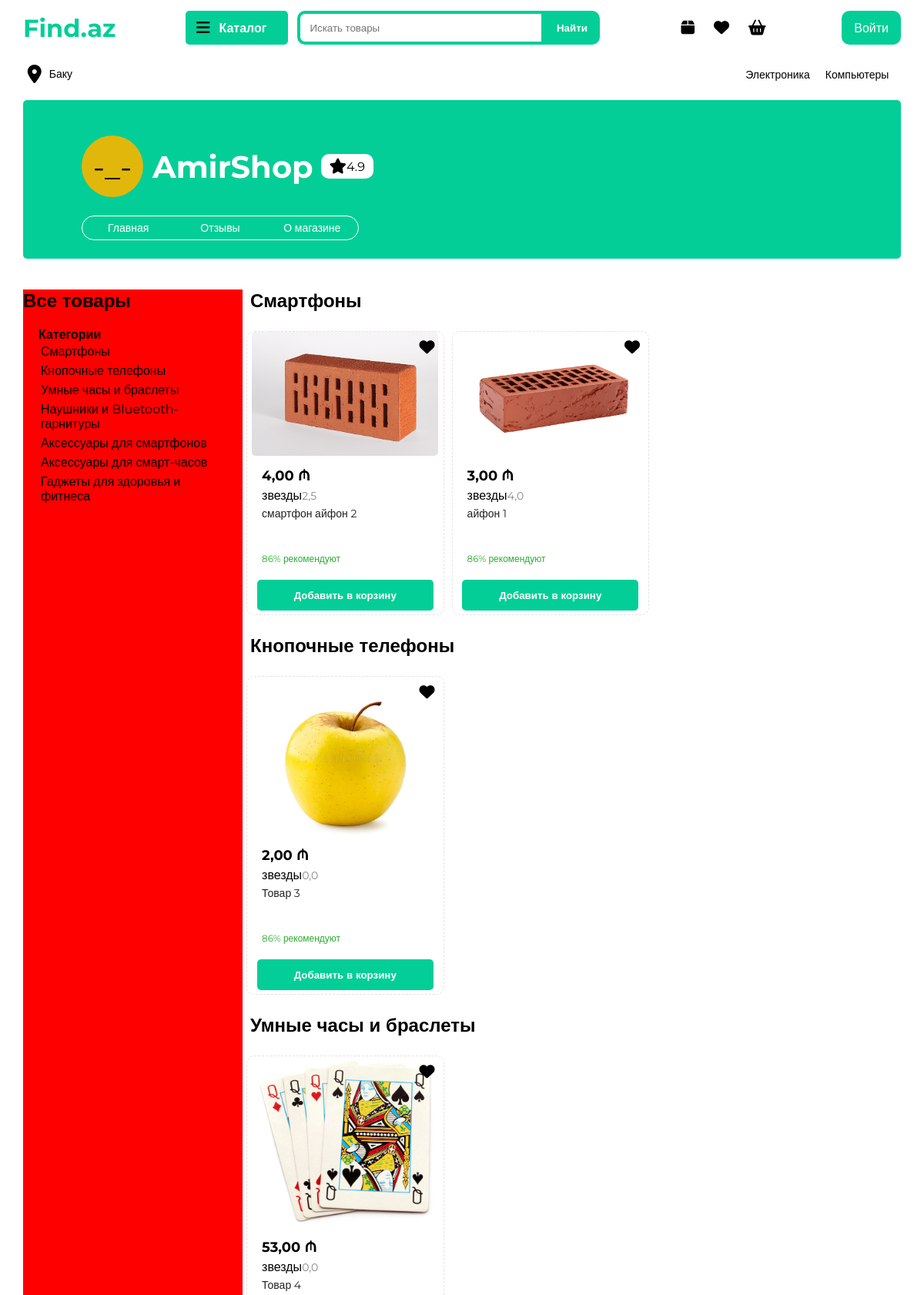
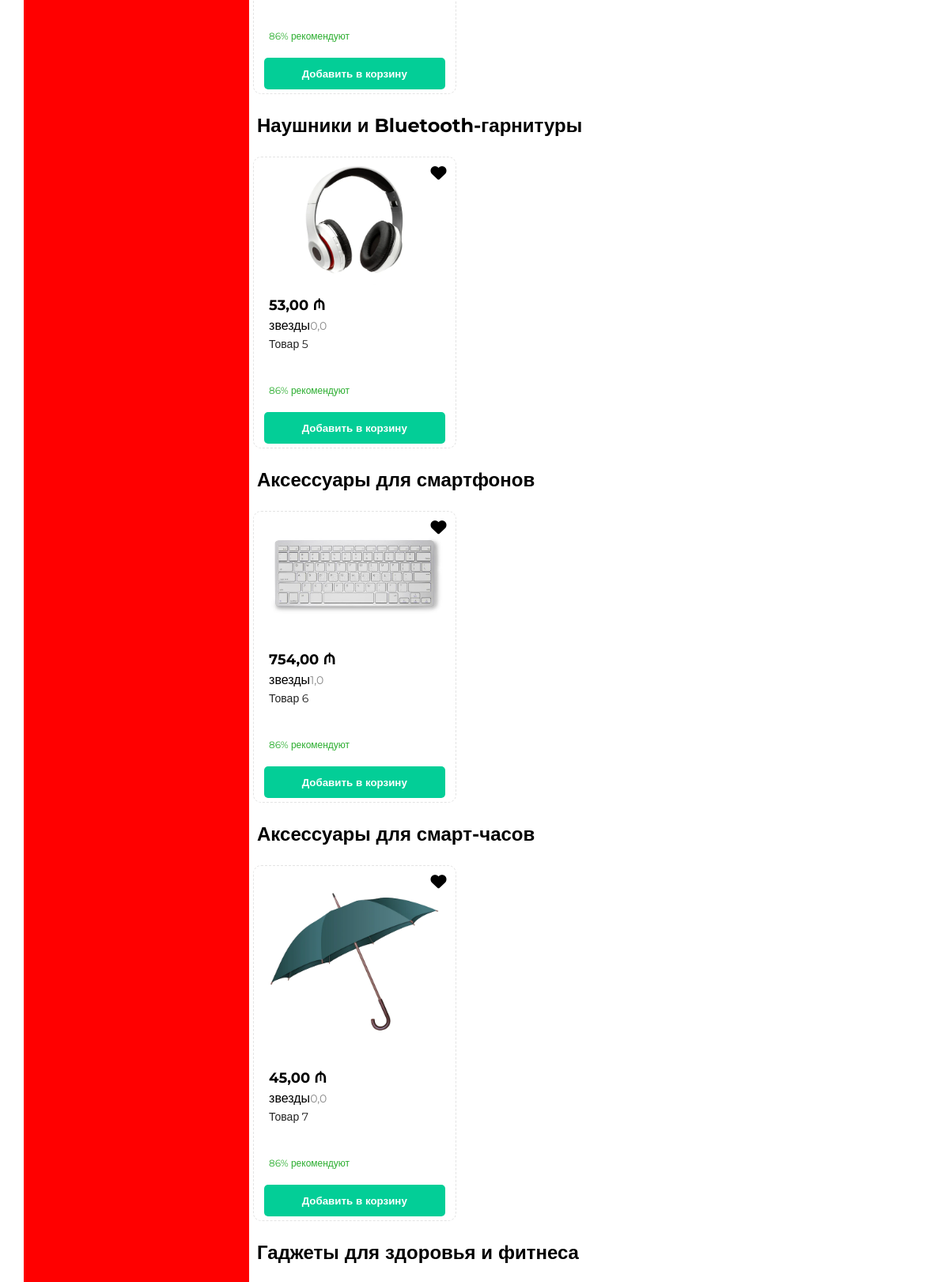
Page /accounts/profile/amirshop (upper part) on the committed database (2 pictures, top to bottom).
### homepage/models.py (models this page shows, shortened)
class Category(models.Model):
    name = models.CharField(max_length=100, db_index=True, unique=True, verbose_name="Категории")
    slug = models.SlugField(max_length=255, unique=True, db_index=True, verbose_name="URL")
    icon = models.CharField(max_length=255, verbose_name="Класс иконки")
    topic = models.CharField(max_length=255, verbose_name="Класс категории")
    def get_absolute_url(self):
        return reverse('category', kwargs={"catslug": self.slug})
    class Meta:
        verbose_name = "Категория"
        verbose_name_plural = "Категории"
        ordering = ['id']

class User(AbstractUser):
    DEFAULT = 'Не указан'
    MALE = 'Мужчина'
    FEMALE = 'Женщина'
    OTHER = 'Другое'
    GENDER_CHOICES = [
        (DEFAULT, 'Не указан'),
        (MALE, 'Мужчина'),
        (FEMALE, 'Женщина'),
        (OTHER, 'Другое'),
    ]
    username = models.CharField(max_length=25, unique=False)
    email = models.EmailField(_("email address"), unique=True)
    email_verify = models.BooleanField(default=False, verbose_name="Подтверждение аккаунта")
    conditions = models.BooleanField(default=False, verbose_name="Условия конфиденциальности")
    is_seller = models.BooleanField(default=False, verbose_name="Продавец или покупатель")
    birth_day = models.DateField(null=True, blank=True)
    phone_regex = RegexValidator(
        regex=r'^\+?1?\d{9,14}$',
        message="Номер телефона должен быть в формате: '+994 XX XXX XX XX'."
    )
    phone_number = models.CharField(validators=[phone_regex], max_length=17, blank=True, verbose_name="Номер телефона")
    gender = models.CharField(max_length=20, choices=GENDER_CHOICES, default=DEFAULT, verbose_name="Пол")
    occupation = models.CharField(max_length=50, verbose_name="Занятие", blank=True)
    address_type = models.CharField(max_length=255, verbose_name="Тип адреса", blank=True)
    city = models.CharField(max_length=50, verbose_name="Город", blank=True)
    place = models.CharField(max_length=255, verbose_name="Место", blank=True)
    place_slug = models.SlugField(max_length=255, null=True, blank=True, verbose_name="URL")
    block_number = models.CharField(max_length=50, verbose_name="Номер блока", blank=True)
    store_rating = models.FloatField(default=0)
    user_favorite = models.ManyToManyField("Tovar", related_name='favorite_tovari')
    user_cart = models.ManyToManyField("Tovar", related_name="cart_tovari", through='MyCart')
    user_rating_and_comment_for_tovar = models.ManyToManyField("Tovar", related_name="rating_tovar", through="Rating_andComments")
    USERNAME_FIELD = "email"
    REQUIRED_FIELDS = ["username"]

class PodPodCat(models.Model):
    name = models.CharField(max_length=100, db_index=True, unique=True, verbose_name="Подподкатегория категории")
    slug = models.SlugField(max_length=255, unique=True, db_index=True, verbose_name="URL")
    maincat = models.ForeignKey("Category", on_delete=models.PROTECT, verbose_name="Основная категория")
    mainpodcat = models.ForeignKey("PodCat", on_delete=models.PROTECT, verbose_name="Подкатегория основной категории")
    def __str__(self):
        return self.name
    def get_absolute_url(self):
        return reverse('podpodcategory', kwargs={"podpodcatslug": self.slug})
    class Meta:
        verbose_name = "ПодПодкатегория"
        verbose_name_plural = "ПодПодКатегории"
        ordering = ['id']

class Tovar(models.Model):
    title = models.CharField(max_length=255, verbose_name="Название Товара")
    title_small = models.CharField(max_length=255, null=True, verbose_name="Название товара для поиска")
    slug = models.SlugField(max_length=255, unique=True, db_index=True, verbose_name="URL")
    for_adult = models.BooleanField(default=False, verbose_name="Товар для взрослых")
    barcode = models.CharField(max_length=255, verbose_name="Штрих код")
    brand = models.CharField(max_length=255, verbose_name="Бренд или производитель")
    weight = models.CharField(max_length=20, verbose_name="Вес")
    height = models.CharField(max_length=20, verbose_name="Высота")
    width = models.CharField(max_length=20, verbose_name="Ширина")
    length = models.CharField(max_length=20, verbose_name="Длина")
    country_of_origin = models.CharField(max_length=255, verbose_name="Страна производства")
    producer = models.CharField(max_length=255, verbose_name="Изготовитель")
    age_to_use = models.CharField(max_length=255, verbose_name="С какого возраста пользоваться")
    expiration_date_for_meal = models.CharField(max_length=255, verbose_name="Срок годности")
    expiration_date_for_gadgets = models.CharField(max_length=255, verbose_name="Срок службы")
    guarantee_period = models.CharField(max_length=255, verbose_name="Гарантийный период")
    content = models.TextField(verbose_name="Описание Товара")
    content_small = models.TextField(null=True, verbose_name="Описание Товара")
    photo_main = models.ImageField(upload_to=content_file_name, verbose_name="Фото главное")
    photo_1 = models.ImageField(upload_to=content_file_name, verbose_name="Фото 1", blank=True)
    photo_2 = models.ImageField(upload_to=content_file_name, verbose_name="Фото 2", blank=True)
    photo_3 = models.ImageField(upload_to=content_file_name, verbose_name="Фото 3", blank=True)
    photo_4 = models.ImageField(upload_to=content_file_name, verbose_name="Фото 4", blank=True)
    photo_5 = models.ImageField(upload_to=content_file_name, verbose_name="Фото 5", blank=True)
    photo_6 = models.ImageField(upload_to=content_file_name, verbose_name="Фото 6", blank=True)
    photo_7 = models.ImageField(upload_to=content_file_name, verbose_name="Фото 7", blank=True)
    photo_8 = models.ImageField(upload_to=content_file_name, verbose_name="Фото 8", blank=True)
    price = models.DecimalField(max_digits=10, decimal_places=2, verbose_name="Цена")
    price_with_skidka = models.DecimalField(max_digits=10, decimal_places=2, verbose_name="Цена со скидкой")
    time_create = models.DateTimeField(auto_now_add=True, verbose_name="Время создания")
    time_update = models.DateTimeField(auto_now=True, verbose_name="Время загрузки")
    cat = models.ForeignKey('Category', on_delete=models.PROTECT, verbose_name="Категории")
    podcat = models.ForeignKey('PodCat', on_delete=models.PROTECT, verbose_name="Подкатегории")
    podpodcat = models.ForeignKey('PodPodCat', on_delete=models.PROTECT, verbose_name="Подподкатегория")
    properties = models.JSONField(verbose_name="Характеристики в подподкатегории")
    created_by = models.ForeignKey("User", on_delete=models.CASCADE, verbose_name="Кем добавлено")
    open_times = models.SmallIntegerField(default=0, verbose_name="Сколько раз открыто")
    rating = models.FloatField(default=0)
    rating_from_user = models.ManyToManyField("User", related_name="rating_user", through="Rating_andComments")
    def get_absolute_url(self):
        return reverse('showtovar', kwargs={"tovarslug": self.slug})
    class Meta:
        verbose_name = "Товар"
        verbose_name_plural = "Товары"
        ordering = ['-time_create']

### homepage/views.py (the view)
# urls.py: path('accounts/profile/<slug:place_slug>', show_profile, name="profile"),
def show_profile(request, place_slug):
    salesman = User.objects.get(place_slug=place_slug)
    tovari = Tovar.objects.filter(created_by=salesman.id)
    cats = Category.objects.all()
    podcats = PodCat.objects.all()
    ppodcats = PodPodCat.objects.all()
    podpodcats = list(set([i.podpodcat for i in tovari]))
    ppc_tovars = PodPodCat.objects.all()
    spisok = [i.tovar_set.filter(created_by=salesman.id) for i in ppc_tovars if i.tovar_set.filter(created_by=salesman.id)]
    try:
        fav_user = auth.get_user(request)
        fav_tovari = fav_user.user_favorite.all()
        cart_tovari = fav_user.user_cart.all()
    except:
        fav_user = ""
        fav_tovari = []
        cart_tovari = []
    data = {
        "salesman": salesman,
        "tovari": tovari,
        "cats": cats,
        "pcats": podcats,
        "ppcats": ppodcats,
        "podpodcats": podpodcats,
        "spisok": spisok,
        "title": salesman.occupation,
        'fav_tovari': fav_tovari,
        'cart_tovari': cart_tovari,
    }
    return render(request, "homepage/profile.html", data)

### homepage/models.py (called while the page is built)
    def get_absolute_url(self):
        return reverse('podcategory', kwargs={"podcatslug": self.slug})

### homepage/templates/homepage/profile.html (shortened to what this page needs)
{% extends "homepage/layout.html" %}
{% load static %}
{% block content %}
    <main class="main-of-profile">
        <div class="header-of-profile">
            <div class="profile-infa">
                <div class="logo-and-rating">
                    <div class="profile-logo">
                        -_-
                    </div>
                    <div class="profile-namw">
                        <h2>{{ salesman.occupation }}</h2>
                    </div>
                    <div class="profile-rating">
                        <i class="fas fa-star"></i> 4.9
                    </div>
                </div>
                <div class="prfile-razdeli">
                    <ul>
                        <li>Главная</li>
                        <li>Отзывы</li>
                        <li>О магазине</li>
                    </ul>
                </div>
            </div>
        </div>
        <div class="profile-content">
            <div class="profile-sdiv">
                <h2>Все товары</h2>
                <div class="profile-tdiv">
                    <div class="div-of-ul">
                        <h4>Категории</h4>
                        <ul>
                            {% for ppcat in podpodcats %}
                                <li>{{ ppcat }}</li>
                            {% endfor %}
                        </ul>
                    </div>
                </div>
            </div>
            <div class="provile-fdiv">
                {% for ppcat in spisok %}
                    <h2>{{ ppcat.0.podpodcat }}</h2>
                    <div class="qlavniye-tovari">
                        <div class="name-razdela-tovarov">
                            <div class="tovari">
                                {% for tovar in ppcat %}
					                <div class="qlavniy-tovar">
                                        <div class="izbranniy-tovar">
                                            {% if request.user.is_authenticated %}
                                                    <label for="{{ tovar.pk }}" class="{% if tovar in fav_tovari %}red{% endif %}">
                                                        <i class="fa-solid fa-heart {{ tovar.pk }}"></i>
                                                    </label>
                                                    <input name="favorite" style="display: none" class='heart' type="checkbox" id="{{ tovar.pk }}">
                                            {% else %}
                                                    <i class="fa-solid fa-heart"></i>
                                            {% endif %}
                                        </div>
                                        <a href="{{ tovar.get_absolute_url }}">
                                            <div class="qlavniy-tovar-img"><img src="{{ tovar.photo_main.url }}" alt=""></div>
                                            <span class="tovar-info">
                                                <div class="chena">{{ tovar.price }} ₼</div>
                                                <div class="reyting">
                                                    <div class="zvezda">звезды</div>
                                                    <div class="chislo-ochenik">{{ tovar.rating }}</div>
                                                </div>
                                                <div class="tovar-name">{{ tovar.title|truncatewords:10 }}</div>
                                                <div class="rekomenduyemost">86% рекомендуют</div>
                                            </span>
                                        </a>
                                        {% if tovar in cart_tovari %}
                                            <div class="button"><input type="button" value="В корзине" style="background-color: #e1b70c"></div>
                                        {% else %}
                                            <div class="button"><input type="button" value="Добавить в корзину"></div>
                                        {% endif %}
                                    </div>
                                {% endfor %}
                            </div>
                        </div>
                    </div>
                {% endfor %}
            </div>
        </div>
    </main>
{% endblock content %}

### homepage/templates/homepage/layout.html (shortened to what this page needs)
{% load static %}
<!DOCTYPE html>
	<html lang="en">
	<head>
		<link rel="stylesheet" type="text/css"  href="{% static 'homepage/css/style-new.css' %}">
	</head>
	<body>
	<header class="desktop-header">
		<div class="pervaya-stupen">
			<div class="logo">
				<div class="logo-text"><a href="{% url 'home' %}">Find.az</a></div>
			</div>
			<div class="poiskovoy-div">
				<div class="katalog" onclick="movekatalog()">
					<div class="katalog-icon"><i class="fa-solid fa-bars"></i></div>
					<div class="katalog-text">Каталог</div>
				</div>
				<div class="poiskovik">
                    <input type="text" placeholder="Искать товары" class="poisk-tovarov">
                    <input type="button" value="Найти">
				</div>
			</div>
			<div class="knopochniy-div">
				<div class="zakazi">
					<a href="{% if request.user.is_authenticated %}{% else %}{% url 'login' %}{% endif %}">
						<div class="zakazi-icon"><i class="fa-solid fa-box"></i></div>
					</a>
				</div>
				<div class="izbrannoe">
					<a href="{% if request.user.is_authenticated %}{% url 'show_favorites' %}{% else %}{% url 'login' %}{% endif %}">
						<div class="izbranoe-icon"><i class="fa-solid fa-heart"></i></div>
					</a>
				</div>
				<div class="korzina">
					<a href="{% if request.user.is_authenticated %}{% url 'show_cart' %}{% else %}{% url 'login' %}{% endif %}">
						<div class="korzina-icon"><i class="fa-solid fa-basket-shopping"></i></div>
					</a>
				</div>
			</div>
			{% if request.user.is_authenticated %}
				<div  class="logo-of-profile-in-mainpg">
					<div class="img">
						<img src="">
					</div>
					<div class="perexodi-iz-mainpg">
						<h4><a href="">{{ user.last_name }} {{ user.first_name }}</a></h4>
						<ul>
                            {% if user.is_seller == True %}
							    <li><a href="{{ salesman.get_absolute_url }}">Профиль</a></li>
                            {% endif %}
							<li><a href="">Настройки</a></li>
                            {% if user.is_seller == True %}
							    <li><a href="{% url 'addtovar' %}">Добавить товар</a></li>
                            {%  endif %}
                            <li><a href="{% url 'logout' %}">Выход</a></li>
						</ul>
					</div>
				</div>
			{% else %}
				<div  class="voyti">
					<a href="{% url 'login' %}">
						<div class="voyti-knopka">
							<div class="voyti-text">Войти</div>
						</div>
					</a>
				</div>
			{% endif %}
		</div>
		<div class="ftoraya-stupen">
			<div class="mesopolojeniye">
				<div class="mesopolojeniye-icon"><i class="fa-solid fa-location-dot"></i></div>
				<div class="mesopolojeniye-qorod">Баку</div>
			</div>
			<div class="top-kateqorii">
				<ul class="spisok-kateqoriy">
                    {% for i in cats %}
                        <li><a href="{{ i.get_absolute_url }}">{{ i.name }}</a></li>
                    {% endfor %}
				</ul>
			</div>
		</div>
	</header>
	{% block content %}
	{% endblock content %}
</body>
</html>

### rows in the picture
Category: name "Электроника"
Category: name "Компьютеры"
User: occupation "AmirShop"
PodPodCat: name "Смартфоны"
PodPodCat: name "Кнопочные телефоны"
PodPodCat: name "Умные часы и браслеты"
PodPodCat: name "Наушники и Bluetooth-гарнитуры"
PodPodCat: name "Аксессуары для смартфонов"
PodPodCat: name "Аксессуары для смарт-часов"
PodPodCat: name "Гаджеты для здоровья и фитнеса"
Tovar: podpodcat.name "Смартфоны", photo_main (picture), price "4,00", rating "2,5", title "смартфон айфон 2"
Tovar: photo_main (picture), price "3,00", rating "4,0", title "айфон 1"
Tovar: podpodcat.name "Кнопочные телефоны", photo_main (picture), price "2,00", rating "0,0", title "Товар 3"
Tovar: podpodcat.name "Умные часы и браслеты", photo_main (picture), price "53,00", rating "0,0", title "Товар 4"
Tovar: podpodcat.name "Наушники и Bluetooth-гарнитуры", photo_main (picture), price "53,00", rating "0,0", title "Товар 5"
Tovar: podpodcat.name "Аксессуары для смартфонов", photo_main (picture), price "754,00", rating "1,0", title "Товар 6"
Tovar: podpodcat.name "Аксессуары для смарт-часов", photo_main (picture), price "45,00", rating "0,0", title "Товар 7"
Tovar: podpodcat.name "Гаджеты для здоровья и фитнеса"
